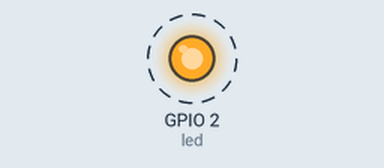
Recording of a sketch running on a simulated ESP32. Parts: output pins drawn as LEDs (lit = HIGH). Dashed ring = blinking. WiFi joins after 1.5 s; servers stay silent unless stated; the Firebase database answers and starts empty; what the sketch prints to the serial monitor is not drawn.

Above: at 2.1 s.
Timing chart, 0 to 6.4 s (numbered marks = the images above):
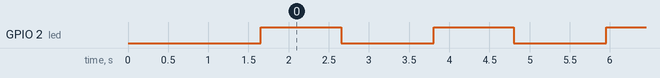

Measured:
- by itself, GPIO 2 (led): alternates HIGH for 1.0 s and LOW for 1.2 s

The sketch:

IoT_LED.ino
```cpp
#include <FirebaseESP32.h>
#include  <WiFi.h>
#include "Arduino.h"


#define WIFI_SSID "Ziad" // Change the name of your WIFI
#define WIFI_PASSWORD "Zea200299@" // Change the password of your WIFI
#define FIREBASE_Authorization_key "9cjBzxlXCWQSGHbtjRsO2oexGeHd01oOnibd4pAX"
#define FIREBASE_HOST "iot-led-d6c0a-default-rtdb.firebaseio.com"

WiFiClient  client;
FirebaseData firebaseData;
FirebaseData ledData;
FirebaseJson json;


#define led   2

void setup() {
  // put your setup code here, to run once:
  Serial.begin(9600);
  WiFi.begin (WIFI_SSID, WIFI_PASSWORD);
  Serial.print("Connecting...");
  while (WiFi.status() != WL_CONNECTED)
  {
    Serial.print(".");
    delay(300);
  }
  Serial.println();
  Serial.print("IP Address: ");
  Serial.println(WiFi.localIP());
  Serial.println();
  Firebase.begin(FIREBASE_HOST, FIREBASE_Authorization_key);
  Firebase.reconnectWiFi(true);


  pinMode(led, OUTPUT);

}

void loop() {
  // put your main code here, to run repeatedly:

    if (Firebase.getString(ledData, "/led/led"))
    {
        Serial.println(ledData.stringData());
        Serial.println("hii");

        String ledoutput = ledData.stringData();

        if (ledoutput.substring(1, 2) == "1")
        {
           digitalWrite(led, HIGH);
           Serial.println("yes");
        }
      else if (ledoutput.substring(1, 2) == "0")
      {
          digitalWrite(led, LOW);
          Serial.println("no");
      }

       else
       {
           digitalWrite(led, HIGH);
           delay(1000);
           digitalWrite(led, LOW);
           delay(1000);

        }


     }


}
```
